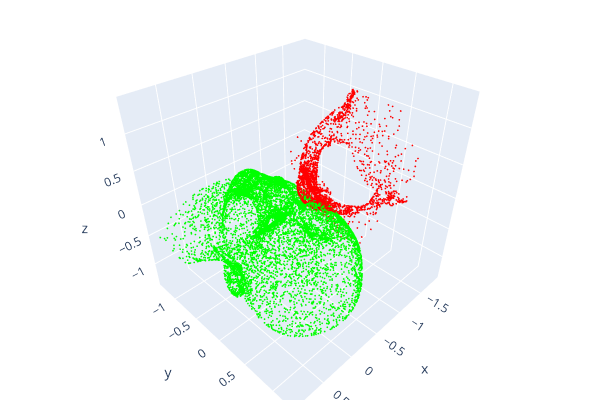

Notebook cell for this chart:
### Code cell
o3d.visualization.draw_plotly([ref_pcd, src_pcd])

### Figure 1 — Plotly figure (JSON) as saved in the notebook; plotly's stock layout.template omitted (floating-point values rounded to 4 significant figures; data arrays with more than 128 entries replaced by an {"elided": "..."} marker saying what was removed)
{"data": [{"marker": {"color": {"elided": "10788x3 float values"}, "size": 1}, "mode": "markers", "type": "scatter3d", "x": {"elided": "10788 float values"}, "y": {"elided": "10788 float values"}, "z": {"elided": "10788 float values"}}, {"marker": {"color": {"elided": "2436x3 float values"}, "size": 1}, "mode": "markers", "type": "scatter3d", "x": {"elided": "2436 float values"}, "y": {"elided": "2436 float values"}, "z": {"elided": "2436 float values"}}], "layout": {"height": 400, "margin": {"b": 0, "l": 0, "r": 0, "t": 0}, "scene": {"camera": {"center": {"x": 0, "y": 0, "z": 0}, "up": {"x": 0, "y": 0, "z": 1}}}, "showlegend": false, "width": 600}}
